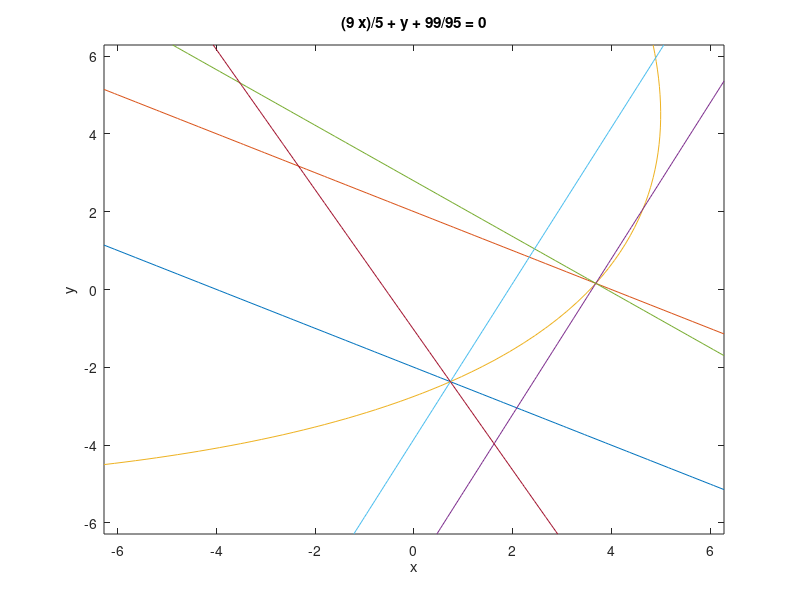

This chart was generated by the following MATLAB code:

figure
ezplot(['-x - 2*y - 4' ]) 
hold on
ezplot(['x + 2*y - 4' ]) 
hold on
ezplot(['48*x - 56*y + 4*x*y + x^2 + 4*y^2 - 184']) 
hold on
ezplot(['y - 2*x + 137/19' ]) 
hold on
ezplot(['53/19 - y - (5*x)/7' ]) 
hold on

ezplot(['2*x - y - 73/19' ]) 
hold on
ezplot(['(9*x)/5 + y + 99/95' ]) 
hold on


return

figure
ezplot(['5/2 - y/2 - x' ]) 
hold on
ezplot(['x + 3*y - 10' ]) 
hold on
ezplot(['2 - (7*y)/5 - x' ]) 
hold on
ezplot(['17/5 - (7*y)/5 - x' ]) 
hold on
ezplot(['x + 3*y - 5' ]) 
hold on
return



figure
ezplot(['x + 7*y - 10' ]) 
hold on
ezplot(['x + 2*y - 4' ]) 
hold on
ezplot(['48*x - 56*y + 4*x*y + x^2 + 4*y^2 - 184']) 
hold on
ezplot(['x - (9*y)/5 - 5' ]) 
hold on
ezplot(['0*x - y - 5 ']) 

return


figure
ezplot(['x + 2*y + 4'] ,[-25,5],[-6,11])   
hold on
ezplot(['x - (9*y)/5 - 5'] ,[-25,5],[-6,11])   
hold on
ezplot(['0*x -  y - 5'] ,[-25,5],[-6,11])   
hold on
ezplot(['x + 7*y - 46'] ,[-25,5],[-6,11])   
hold on


return

figure
ezplot('x + 7*y - 10' ,[-10,5],[-3,3])   
hold on
ezplot('x - (5*y)/7 - 25/7' ,[-10,5],[-3,3])   
hold on
ezplot('- x - 2*y - 4' ,[-10,5],[-3,3])   
hold on
ezplot('48*x - 56*y + 4*x*y + x^2 + 4*y^2 - 184' ,[-10,5],[-3,3])   
hold on
ezplot('x - (9*y)/5 - 5' ,[-10,5],[-3,3])   
return




figure
ezplot('-x-7*y-4',[-110,10],[-2,16])   
hold on
ezplot('56*y-48*x-4*x*y-x^2-4*y^2+184',[-110,10],[-2,16])   
hold on
ezplot('x+2*y-4',[-110,10],[-2,16])   
hold on
%ezplot('x - y/3 - 14/3',[-55,-20],[-6,11])   
hold on
return


figure
ezplot('-x-7*y+10',[-50,100],[-20,5])   
hold on
ezplot('-x-2*y-4',[-50,100],[-20,5])   
hold on
ezplot('-56*y+48*x+4*x*y+x^2+4*y^2-184',[-20,5],[-20,16])   
hold on
return
ezplot('0*x+y-2',[-110,10],[-2,16])   
hold on
%ezplot('x - y/3 - 14/3',[-55,-20],[-6,11])   
hold on
return

figure
ezplot('x+7*y-10',[-110,10],[-2,16])   
hold on
ezplot('5*y/7-x+25/7',[-110,10],[-2,16])   
hold on
ezplot('-x-2*y+4',[-110,10],[-2,16])   
hold on
%ezplot('x - y/3 - 14/3',[-55,-20],[-6,11])   
hold on
return







figure
ezplot('x + 2*y + 4',[-55,-20],[-6,11])   
hold on
%ezplot('x - (9*y)/5 - 5',[-55,-20],[-6,11])   
hold on
ezplot('0*x - y - 5',[-55,-20],[-6,11])   
hold on
%ezplot('x - y/3 - 14/3',[-55,-20],[-6,11])   
hold on
ezplot('x - 2*y + 44',[-55,-20],[-6,11])   
hold on
return

figure
ezplot('x + 7*y+ 4',[0,10],[-5,5])   
hold on
ezplot('x + 7*y - 10',[0,10],[-5,5])   
hold on
ezplot('148*x - 196*y + (x + 7*y)^2 - 684',[0,10],[-5,5])    
hold on
ezplot('x - 9/5*y - 5',[0,10],[-5,5])    
hold on
ezplot('x - y/3 - 14/3',[0,10],[-5,5])   
hold on
return

figure
ezplot('x + 7*y - 10',[0,10],[-5,5])   
hold on
ezplot('148*x - 196*y + (x + 7*y)^2 - 684',[0,10],[-5,5])    
hold on
ezplot('4 - 2*y - x ',[0,10],[-5,5])   
hold on
ezplot('x - y/3 - 14/3',[0,10],[-5,5])   
hold on
ezplot('(5*y)/7 - x + 25/7 ',[0,10],[-5,5])   
hold on
return

figure
%ezplot('-1+5/2*y+x',[-30,-20],[-5,5]) 
%hold on
ezplot('-x-7*y-4',[0,10],[-5,5]) 
hold on
ezplot('x+7*y-10',[0,10],[-5,5]) 
hold on
ezplot('4-2*y-x',[0,10],[-5,5]) 
hold on
ezplot('196*y - 148*x - (x + 7*y)^2 + 684',[0,10],[-5,5]) 
hold on

return

figure
ezplot('-1+5/2*y+x',[-30,-20],[5,15]) 
hold on
ezplot('-x-2*y-4',[-30,-20],[5,15]) 
hold on
ezplot('x-2*y+44',[-30,-20],[5,15]) 
hold on

return



ezsurf('x*y')
   xlim([-2, 2]); % Set x-axis range from 0 to 6
   ylim([-2, 2]); % Set y-axis range from 0 to 6
return

figure
ezplot('x + 5/2*y -1',[-30,30]) 
hold on
ezplot('-x - 2*y - 4',[-30,30]) 
hold on
ezplot('x + 7*y -46',[-30,30]) 
hold on
%ezplot('8*x + 24*y -(x+2*y)^2-32') 
%hold on
xlim([-100, 100]); % Set x-axis range from 0 to 6
ylim([-100, 100]); % Set y-axis range from 0 to 6
return


figure
ezplot('x+7*y+4') 
hold on
ezplot('x+7*y-10') 
hold on
ezplot('-x + (9*y)/5 + 5') 
hold on
ezplot('-148*x + 196*y - (x + 7*y)^2 + 684') 
hold on

return




%ezplot('-x+9*y/5+5
hold on
ezplot('0*x+y+5')  
hold on
ezplot('x+0*y+4')  
hold on

return




figure
ezplot('y-sqrt(x)')
hold on
ezplot('y-x/2')

hold on
return
figure
ezplot('0*x+y')  
hold on
ezplot('x+0*y')  
hold on
ezplot('x^2-y-1')  
hold on
return



figure
%ezplot('0*x+y-2') 
%hold on
ezplot('x+y-6') 
hold on
ezplot('0*x+y')  
hold on
ezplot('y^2-x')  
hold on
return
h = ezplot('-x+4*y-4')  
set(h, 'Color', 'g')
hold on
h = ezplot('-x+8*y-12')  
set(h, 'Color', 'r')
hold on
h = ezplot('x+8*y-20')  
set(h, 'Color', 'r')
hold on
return

ezplot('-5*y -4*x -20 ')
%ezplot('−4*x − 5*y − 20')
hold on
return

figure
ezplot('(5*x^2)/56 + (5*x)/7 - (5*y^2)/4 + 10/7')
hold on
ezplot('-x -7*y -4')
hold on
ezplot('x + 7*y -10')
hold on
ezplot('-x -2*y -4')
hold on
ezplot('x + 2*y -4')
hold on
ezplot('148*x- 196*y+(x+7*y)^2-684')
hold on
return

% ezplot('0*x-y-5')  
 hold on
% ezplot('x+7*y+4')  
%hold on
ezplot('-x+0*y-4')  
hold on
ezplot('9*y/5 -x + 5 ')
%ezplot('x+5*y/9 + 20/9 ')
return



ezplot('x - y/2 - 2')
hold on
ezplot('x - 2 + 0*y')
hold on
ezplot('(2*y)/5 - x + 8/5') 
xlim([-0.5, 2.5]); % Set x-axis range from 0 to 6
ylim([-4.5, 1.5]); % Set y-axis range from 0 to 6
%return



figure
ezplot('x + y/3 - 2')
hold on
ezplot('0*x -y')
hold on
ezplot('(2*y)/5 - x + 8/5') 
xlim([-0.5, 2.5]); % Set x-axis range from 0 to 6
ylim([-4.5, 1.5]); % Set y-axis range from 0 to 6
%return

figure
ezplot('x - y/2 - 2')
hold on
ezplot('0*x -y')
hold on
ezplot('(2*y)/5 - x + 8/5') 
xlim([-0.5, 2.5]); % Set x-axis range from 0 to 6
ylim([-4.5, 1.5]); % Set y-axis range from 0 to 6

%return

figure
ezplot('2 - y/3 - x')
hold on
ezplot('x - 2 + 0*y')
hold on
ezplot('(2*y)/5 - x + 8/5') 

xlim([-0.5, 2.5]); % Set x-axis range from 0 to 6
ylim([-4.5, 1.5]); % Set y-axis range from 0 to 6

return


% 
% figure
% y/7 - x + 4/7 <= 0 
% x + y/3 - 2 <= 0 
% -y <= 0 
% Variables
% 
% ans =
% 
% [x, y]
% 
%     "nVertices = "    "4"
% 
% vx =  5.714286e-01  1  1.600000e+00  1.818182e+00  
% vy =  0  3  0  5.454545e-01  
% 
% Intersection of following ineqs
% y/7 - x + 4/7 <= 0 
% x - (2*y)/5 - 8/5 <= 0 
% -y <= 0 
% x + y/3 - 2 <= 0 
% Variables
% 
% ans =
% 
% [x, y]
% 
%     "nVertices = "    "3"
% 
% vx =  2  1.818182e+00  1.600000e+00  
% vy =  0  5.454545e-01  0  
% 
% Intersection of following ineqs
% x + y/3 - 2 <= 0 
% -y <= 0 
% (2*y)/5 - x + 8/5 <= 0 
% return





figure;
ezplot(' x + y   ')
hold on
ezplot(' x - y   ')
hold on
ezplot(' 0.5 * x - y   ')
hold on
ezplot(' 0*x + y -1  ')
hold on
xlim([-2, 2]); % Set x-axis range from 0 to 6
ylim([-1, 2]); % Set y-axis range from 0 to 6

return


ezplot('x + 2*y + 4 ') 
hold on
ezplot('(9*y)/5 - x + 5  ')
hold on
ezplot('0*x + y + 5  ') 
hold on


figure;
ezplot('- x - 7*y - 4  ')
hold on
ezplot('x + 2*y + 4 ') 
hold on
ezplot('(9*y)/5 - x + 5  ')
hold on
ezplot('0*x + y + 5  ') 
hold on

return

figure;
ezplot('2*x^3-24*x^2+90*x+7 ')
return

figure;
ezplot('- x - 7*y - 4  ')
hold on
ezplot('x +7*y - 10  ')
hold on
ezplot('x + 2*y + 4 ') 
hold on
return


% - s1 - 7*s2 - 4 <= 0 
% s1 + 7*s2 - 10 <= 0 
% s1 + 2*s2 + 4 <= 0 
% 
% s1 + 7*s2 + 4 <= 0 
% s1 - (9*s2)/5 - 5 <= 0 
% - s2 - 5 <= 0 
% s1 + 2*s2 + 4 <= 0 

figure;
ezplot('- x - 7*y - 4  ')
hold on
ezplot('(9*y)/5 - x + 5  ')
hold on
ezplot('56*y-48*x-4*x*y-x^2-4*y^2+184') 
hold on
ezplot('x + 2*y - 4 ') 
hold on
ezplot('x + 2*y + 4 ') 
hold on
return




figure;
ezplot('- x - 7*y - 4  ')
hold on
ezplot('148*x - 196*y + (x + 7*y)^2 - 684 ')
hold on
ezplot('(9*y)/5 - x + 5  ')
hold on
ezplot('56*y-48*x-4*x*y-x^2-4*y^2+184') 
hold on
ezplot('x + 2*y - 4 ') 
hold on
return

figure;
ezplot('- x - 7*y - 4  ')
hold on
ezplot('x + 2*y + 4 ') 
hold on
ezplot('56*y-48*x-4*x*y-x^2-4*y^2+184') 
hold on
ezplot('x + 2*y - 4 ') 
hold on

return

figure;
ezplot('- x - 7*y - 4  ')
hold on
ezplot('(9*y)/5 - x + 5  ')
hold on
ezplot('x + 2*y + 4 ') 
hold on
ezplot('x + 2*y - 4 ') 
hold on
return


figure;
ezplot('- x - 7*y - 4  ')
hold on
ezplot('148*x - 196*y + (x + 7*y)^2 - 684 ')
hold on
ezplot('(9*y)/5 - x + 5  ')
hold on
X = [3.1591,3.1591,3.0591,3.2591,3.0591,3.2591];
Y = [-1.1227,-0.9227,-1.0227,-1.0227,-0.5381,-1.5073];
plot(X,Y);
hold on;

return
figure;
X = [-5,-5,1,0,-5,-5,1];
Y = [5,-4,3,-4,-4,5,3];

plot(X,Y);
hold on;
xlim([-6, 4]); % Set x-axis range from 0 to 6
ylim([-5, 6]); % Set y-axis range from 0 to 6

return
X = [1,0,2,2,1];
Y = [3,-4,0,1,3];
plot(X,Y);
hold on;

return
%d(1)=domain([-5,-4;0,-4;1,3;-5,5],x,y); 
 %           d(2)=domain([0,-4;2,0;2,1;1,3],x,y); 

figure;

hold on

ezplot('0*x + y + 5  ') 
hold on


ezplot('9*y/5-x+5')
hold on
return


figure;
ezplot('x + 0*y + 4 ') 
hold on
f = ezplot('- x/sqrt(2) - y - 7.824 ') 
set(f, 'Color', 'r');

hold on

ezplot('0*x + y + 5  ') 
hold on


ezplot('9*y/5-x+5')
hold on
return



ezplot('x + y + 2')

%ezplot('x + 2*y + 4 <= 0') 
hold on
ezplot('x + 0*y + 1 ') 
hold on
ezplot('0*x + y + 1 ') 
hold on
ezplot('2* x + y + 2')

%ezplot('x + 2*y + 4 <= 0') 
hold on
%ezplot('x + 7*y - 46 <= 0') 
%hold on
return
figure;
ezplot('1-5/2*y-x  ')
hold on
ezplot('- x - 2*y - 4 ')
hold on
ezplot('x - 2*y +44  ')
hold on
return





ezplot('(9*y)/5 - x + 5 ')
hold on
return

x = sym('x')
y = sym('y')
subs(4 - 2*y - x,[x,y],[-20,13])
subs(x-2*y+44,[x,y],[-20,13])
return

figure;
ezplot('8*x+24*y-(x+2*y)^2-32 ')
hold on
ezplot('x + (5*y)/2 - 1 ')
hold on
return



ezplot('4 - 2*y - x ')
 hold on
 ezplot('-x -2* y - 4 ') 
 hold on
ezplot('2*y-x-15 ')
hold on



return

%X = [-5,0,-5,-5];
%Y = [-4,-4,5,-4];
% X = [-5,0,1,-5];
% Y = [5,-4,3,5];
 X = [-5,-5,0,1,-5];
 Y = [5,-4,-4,3,5];

plot(X,Y);
xlim([-6, 2]); % Set x-axis range from 0 to 6
ylim([-5, 6]); % Set y-axis range from 0 to 6
return
ezplot('(9*y)/5 - x + 5 ')
hold on
%ezplot('x + 7*y - 10 ')
%hold on

ezplot('- x - 7*y - 4 ')
hold on
return

ezplot('148*x - 196*y + (x + 7*y)^2 - 684 ')
hold on
ezplot('y/3 - x + 14/3 ')
hold on

s2/3 - s1 + 14/3
return



ezplot('- y - 4 +0*x ')
hold on
ezplot('x + (5*y)/9 + 20/9 ')
hold on
ezplot('x + 3*y - 10 ')
hold on
ezplot('x - (6*y)/7 + 11/7  ')
hold on
ezplot('x - y/7 - 4/7')
hold on
ezplot('- x - 5 +0*y')
hold on
%return
%ezplot('-x + y ')
hold on
return
ezplot('-x -3 + y ')
hold on
ezplot('-x^2 +1 +  y ')
hold on
ezplot('-x^2 -1 + y ')
hold on
return
ezplot('x + y ')
hold on
ezplot('(5*y)/4 - x + 25/4')
hold on
ezplot('- x - (3*y)/2 - 3/2')
hold on
ezplot('27*x - (51*y)/2 + (x + (3*y)/2)^2 - 591/4 ')
hold on
ezplot('(9*y)/2 - 3*x + (x + (3*y)/2)^2 + 9/4')
hold on
return


(9*y)/2 - 3*x + (x + (3*y)/2)^2 + 9/4 <= 0 


ezplot('x+y-1')
hold on
ezplot('-x-y')
hold on
ezplot('y/3 - x - 1/6')
hold on
ezplot('x - (5*y)/4 - 25/4')
hold on
ezplot('(x + y)^2 - 8*x ')

hold on
ezplot('7*x - 5*y - 25')
hold on

return
ezplot('x + y - 1  ')
hold on
ezplot('- x - y  ')

hold on
ezplot('x - y/3 + 1/6 ')
hold on
ezplot('y - x - 1  ')
hold on
ezplot('(x + y)^2 - 8*x  ')
hold on
ezplot('18*y - 18*x - (x + y)^2 + 99  ')


hold on
return



return
%ezplot('-y')
%ezplot("-y")
%hold on
ezplot('log(abs(x))/log(exp(1))')
return
ezplot('x^2*(ln(abs(y)+0.5))'  )
return
%ezplot('exp(-x^2)',[-1,1]  )
%ezplot('sin(x)' ,[-1,1] )
ezplot('abs(x*y)'  )

hold on

%ezplot('x - 1' ) 
%hold on
ezplot('x - y'  )

hold on
ezplot('(2*y)/3 - x - 1') 
hold on
ezplot('- x - (2*y)/3' )
hold on
ezplot('6^(1/2)/4 - (6^(1/2)*x)/2 - y + 7/8'  )
hold on
ezplot('y + (6^(1/2)*x)/2 - 3/8' )
hold on
return
ezplot("x - y")
hold on

ezplot("-3*x + 2*y -3")
hold on
ezplot("x + y")
hold on
ezplot("x + y-2")
hold on
ezplot("x + 3*y/2+3/2")
hold on
ezplot("x + 3*y/2-9/2")
hold on
return
ezplot("3*x + 2*y")
hold on
return
ezplot('s2/2 - s1/2 - (s1 + s2)^2/36 + 11/4')
hold on
ezplot('(27*s1)/44 - (51*s2)/88 + (s1 + (3*s2)/2)^2/44 - 591/176')
hold on
return

(27*s1)/44 - (51*s2)/88 + (s1 + (3*s2)/2)^2/44 - 591/176 
s2/2 - s1/2 - (s1 + s2)^2/36 + 11/4 
(51*s2)/88 - (27*s1)/44 - (s1 + (3*s2)/2)^2/44 + 591/176 <= 0

%ezplot('x-y-2')
%hold on
%ezplot('-x+y')
%hold on
ezplot('8*x-(x+y)^2')
hold on
ezplot("x-y+1")
%ezplot("y-1")
hold on
ezplot("y+x-2")
hold on
ezplot("y+x")
hold on
